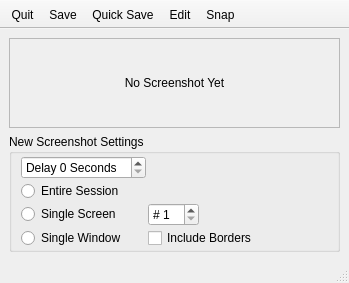
<?xml version="1.0" encoding="UTF-8"?>
<ui version="4.0">
 <class>MainUI</class>
 <widget class="QMainWindow" name="MainUI">
  <property name="geometry">
   <rect>
    <x>0</x>
    <y>0</y>
    <width>349</width>
    <height>283</height>
   </rect>
  </property>
  <property name="windowTitle">
   <string>Take Screenshot</string>
  </property>
  <widget class="QWidget" name="centralwidget">
   <layout class="QVBoxLayout" name="verticalLayout">
    <item>
     <widget class="QLabel" name="label_screenshot">
      <property name="sizePolicy">
       <sizepolicy hsizetype="Preferred" vsizetype="Expanding">
        <horstretch>0</horstretch>
        <verstretch>0</verstretch>
       </sizepolicy>
      </property>
      <property name="frameShape">
       <enum>QFrame::StyledPanel</enum>
      </property>
      <property name="frameShadow">
       <enum>QFrame::Sunken</enum>
      </property>
      <property name="text">
       <string>No Screenshot Yet</string>
      </property>
      <property name="alignment">
       <set>Qt::AlignCenter</set>
      </property>
     </widget>
    </item>
    <item>
     <widget class="QGroupBox" name="group_new">
      <property name="title">
       <string>New Screenshot Settings</string>
      </property>
      <layout class="QGridLayout" name="gridLayout_2">
       <property name="topMargin">
        <number>2</number>
       </property>
       <property name="bottomMargin">
        <number>1</number>
       </property>
       <property name="spacing">
        <number>2</number>
       </property>
       <item row="3" column="1">
        <widget class="QCheckBox" name="check_frame">
         <property name="text">
          <string>Include Borders</string>
         </property>
        </widget>
       </item>
       <item row="0" column="0">
        <widget class="QSpinBox" name="spin_delay">
         <property name="suffix">
          <string> Seconds</string>
         </property>
         <property name="prefix">
          <string>Delay </string>
         </property>
         <property name="maximum">
          <number>20</number>
         </property>
        </widget>
       </item>
       <item row="1" column="0">
        <widget class="QRadioButton" name="radio_all">
         <property name="text">
          <string>Entire Session</string>
         </property>
        </widget>
       </item>
       <item row="3" column="0">
        <widget class="QRadioButton" name="radio_window">
         <property name="text">
          <string>Single Window</string>
         </property>
        </widget>
       </item>
       <item row="2" column="0">
        <widget class="QRadioButton" name="radio_monitor">
         <property name="text">
          <string>Single Screen</string>
         </property>
        </widget>
       </item>
       <item row="2" column="1">
        <layout class="QHBoxLayout" name="horizontalLayout">
         <item>
          <widget class="QSpinBox" name="spin_monitor">
           <property name="prefix">
            <string notr="true"># </string>
           </property>
           <property name="minimum">
            <number>1</number>
           </property>
          </widget>
         </item>
         <item>
          <spacer name="horizontalSpacer">
           <property name="orientation">
            <enum>Qt::Horizontal</enum>
           </property>
           <property name="sizeHint" stdset="0">
            <size>
             <width>40</width>
             <height>20</height>
            </size>
           </property>
          </spacer>
         </item>
        </layout>
       </item>
      </layout>
     </widget>
    </item>
   </layout>
  </widget>
  <widget class="QStatusBar" name="statusbar"/>
  <widget class="QToolBar" name="toolBar">
   <property name="contextMenuPolicy">
    <enum>Qt::CustomContextMenu</enum>
   </property>
   <property name="windowTitle">
    <string>toolBar</string>
   </property>
   <property name="movable">
    <bool>false</bool>
   </property>
   <property name="iconSize">
    <size>
     <width>24</width>
     <height>24</height>
    </size>
   </property>
   <property name="toolButtonStyle">
    <enum>Qt::ToolButtonTextUnderIcon</enum>
   </property>
   <property name="floatable">
    <bool>false</bool>
   </property>
   <attribute name="toolBarArea">
    <enum>TopToolBarArea</enum>
   </attribute>
   <attribute name="toolBarBreak">
    <bool>false</bool>
   </attribute>
   <addaction name="actionQuit"/>
   <addaction name="actionSave"/>
   <addaction name="actionquicksave"/>
   <addaction name="actionEdit"/>
   <addaction name="actionNew"/>
 </widget>
  <action name="actionSave">
   <property name="text">
    <string>Save</string>
   </property>
   <property name="toolTip">
    <string>Save Screenshot</string>
   </property>
   <property name="statusTip">
    <string>Save Screenshot</string>
   </property>
   <property name="shortcut">
    <string>Ctrl+S</string>
   </property>
  </action>
  <action name="actionquicksave">
   <property name="text">
    <string>Quick Save</string>
   </property>
   <property name="toolTip">
    <string>Quick Save Screenshot</string>
   </property>
   <property name="statusTip">
    <string>Quick Save Screenshot</string>
   </property>
   <property name="shortcut">
    <string>Ctrl+Shift+S</string>
   </property>
  </action>
  <action name="actionEdit">
   <property name="text">
    <string>Edit</string>
   </property>
   <property name="toolTip">
    <string>Edit Screenshot</string>
   </property>
   <property name="statusTip">
    <string>Edit Screenshot</string>
   </property>
   <property name="shortcut">
    <string>Ctrl+E</string>
   </property>
  </action>
  <action name="actionQuit">
   <property name="text">
    <string>Quit</string>
   </property>
   <property name="statusTip">
    <string>Quit</string>
   </property>
   <property name="shortcut">
    <string>Ctrl+Q</string>
   </property>
  </action>
  <action name="actionNew">
   <property name="text">
    <string>Snap</string>
   </property>
   <property name="statusTip">
    <string>Take new snapshot</string>
   </property>
</action>
 </widget>
 <resources/>
 <connections/>
</ui>
